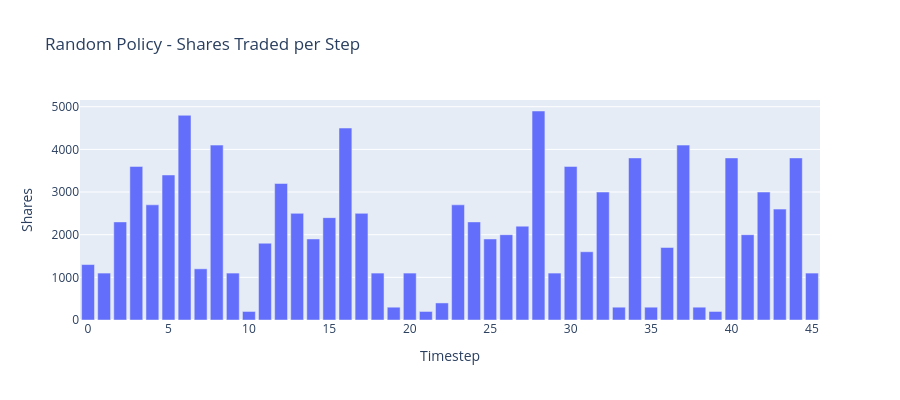

Source (notebook cell):
### Code cell
fig = go.Figure()

fig.add_trace(go.Bar(
    x=history_random["t"],
    y=history_random["shares_traded"],
    name="Shares Traded"
))

fig.update_layout(
    title="Random Policy - Shares Traded per Step",
    xaxis_title="Timestep",
    yaxis_title="Shares",
    height=400,
    width=900
)

fig.show()

### Figure 1 — Plotly figure (JSON) as saved in the notebook; plotly's stock layout.template omitted (floating-point values rounded to 4 significant figures)
{"data": [{"name": "Shares Traded", "type": "bar", "x": [0, 1, 2, 3, 4, 5, 6, 7, 8, 9, 10, 11, 12, 13, 14, 15, 16, 17, 18, 19, 20, 21, 22, 23, 24, 25, 26, 27, 28, 29, 30, 31, 32, 33, 34, 35, 36, 37, 38, 39, 40, 41, 42, 43, 44, 45], "y": [1300.0, 1100.0, 2300.0, 3600.0, 2700.0, 3400.0, 4800.0, 1200.0, 4100.0, 1100.0, 200.0, 1800.0, 3200.0, 2500.0, 1900.0, 2400.0, 4500.0, 2500.0, 1100.0, 300.0, 1100.0, 200.0, 400.0, 2700.0, 2300.0, 1900.0, 2000.0, 2200.0, 4900.0, 1100.0, 3600.0, 1600.0, 3000.0, 300.0, 3800.0, 300.0, 1700.0, 4100.0, 300.0, 200.0, 3800.0, 2000.0, 3000.0, 2600.0, 3800.0, 1100.0]}], "layout": {"height": 400, "title": {"text": "Random Policy - Shares Traded per Step"}, "width": 900, "xaxis": {"title": {"text": "Timestep"}}, "yaxis": {"title": {"text": "Shares"}}}}
